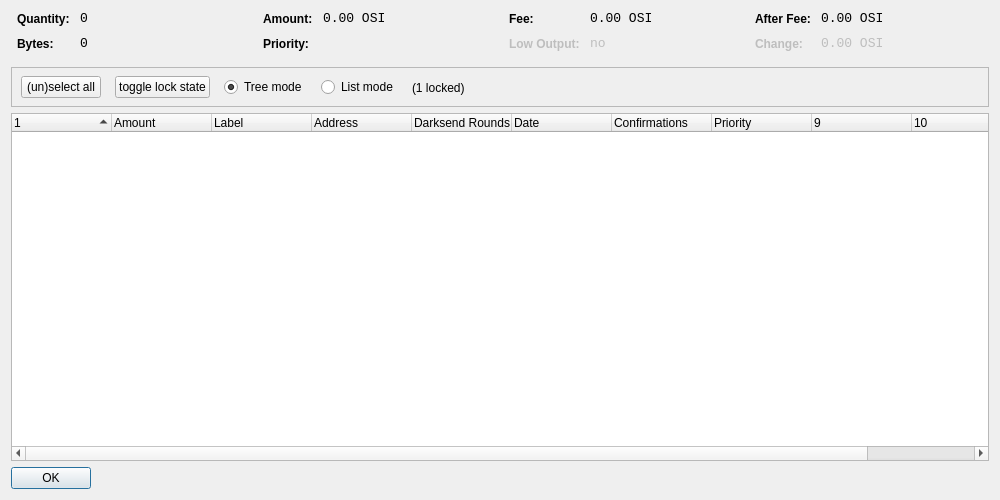
<?xml version="1.0" encoding="UTF-8"?>
<ui version="4.0">
 <class>CoinControlDialog</class>
 <widget class="QDialog" name="CoinControlDialog">
  <property name="geometry">
   <rect>
    <x>0</x>
    <y>0</y>
    <width>1000</width>
    <height>500</height>
   </rect>
  </property>
  <property name="windowTitle">
   <string>Coin Control</string>
  </property>
  <layout class="QVBoxLayout" name="verticalLayout">
   <item>
    <layout class="QHBoxLayout" name="horizontalLayoutTop" stretch="0,0,0,0">
     <property name="topMargin">
      <number>0</number>
     </property>
     <property name="bottomMargin">
      <number>10</number>
     </property>
     <item>
      <layout class="QFormLayout" name="formLayoutCoinControl1">
       <property name="horizontalSpacing">
        <number>10</number>
       </property>
       <property name="verticalSpacing">
        <number>10</number>
       </property>
       <property name="leftMargin">
        <number>6</number>
       </property>
       <property name="rightMargin">
        <number>6</number>
       </property>
       <item row="0" column="0">
        <widget class="QLabel" name="labelCoinControlQuantityText">
         <property name="styleSheet">
          <string notr="true">font-weight:bold;</string>
         </property>
         <property name="text">
          <string>Quantity:</string>
         </property>
        </widget>
       </item>
       <item row="0" column="1">
        <widget class="QLabel" name="labelCoinControlQuantity">
         <property name="font">
          <font>
           <family>Monospace</family>
           <pointsize>10</pointsize>
          </font>
         </property>
         <property name="cursor">
          <cursorShape>IBeamCursor</cursorShape>
         </property>
         <property name="contextMenuPolicy">
          <enum>Qt::ActionsContextMenu</enum>
         </property>
         <property name="text">
          <string notr="true">0</string>
         </property>
         <property name="textInteractionFlags">
          <set>Qt::LinksAccessibleByMouse|Qt::TextSelectableByKeyboard|Qt::TextSelectableByMouse</set>
         </property>
        </widget>
       </item>
       <item row="1" column="0">
        <widget class="QLabel" name="labelCoinControlBytesText">
         <property name="styleSheet">
          <string notr="true">font-weight:bold;</string>
         </property>
         <property name="text">
          <string>Bytes:</string>
         </property>
        </widget>
       </item>
       <item row="1" column="1">
        <widget class="QLabel" name="labelCoinControlBytes">
         <property name="font">
          <font>
           <family>Monospace</family>
           <pointsize>10</pointsize>
          </font>
         </property>
         <property name="cursor">
          <cursorShape>IBeamCursor</cursorShape>
         </property>
         <property name="contextMenuPolicy">
          <enum>Qt::ActionsContextMenu</enum>
         </property>
         <property name="text">
          <string notr="true">0</string>
         </property>
         <property name="textInteractionFlags">
          <set>Qt::LinksAccessibleByMouse|Qt::TextSelectableByKeyboard|Qt::TextSelectableByMouse</set>
         </property>
        </widget>
       </item>
      </layout>
     </item>
     <item>
      <layout class="QFormLayout" name="formLayoutCoinControl2">
       <property name="horizontalSpacing">
        <number>10</number>
       </property>
       <property name="verticalSpacing">
        <number>10</number>
       </property>
       <property name="leftMargin">
        <number>6</number>
       </property>
       <property name="rightMargin">
        <number>6</number>
       </property>
       <item row="0" column="0">
        <widget class="QLabel" name="labelCoinControlAmountText">
         <property name="styleSheet">
          <string notr="true">font-weight:bold;</string>
         </property>
         <property name="text">
          <string>Amount:</string>
         </property>
        </widget>
       </item>
       <item row="0" column="1">
        <widget class="QLabel" name="labelCoinControlAmount">
         <property name="font">
          <font>
           <family>Monospace</family>
           <pointsize>10</pointsize>
          </font>
         </property>
         <property name="cursor">
          <cursorShape>IBeamCursor</cursorShape>
         </property>
         <property name="contextMenuPolicy">
          <enum>Qt::ActionsContextMenu</enum>
         </property>
         <property name="text">
          <string notr="true">0.00 OSI</string>
         </property>
         <property name="textInteractionFlags">
          <set>Qt::LinksAccessibleByMouse|Qt::TextSelectableByKeyboard|Qt::TextSelectableByMouse</set>
         </property>
        </widget>
       </item>
       <item row="1" column="0">
        <widget class="QLabel" name="labelCoinControlPriorityText">
         <property name="styleSheet">
          <string notr="true">font-weight:bold;</string>
         </property>
         <property name="text">
          <string>Priority:</string>
         </property>
        </widget>
       </item>
       <item row="1" column="1">
        <widget class="QLabel" name="labelCoinControlPriority">
         <property name="font">
          <font>
           <family>Monospace</family>
           <pointsize>10</pointsize>
          </font>
         </property>
         <property name="cursor">
          <cursorShape>IBeamCursor</cursorShape>
         </property>
         <property name="contextMenuPolicy">
          <enum>Qt::ActionsContextMenu</enum>
         </property>
         <property name="text">
          <string/>
         </property>
         <property name="textInteractionFlags">
          <set>Qt::LinksAccessibleByMouse|Qt::TextSelectableByKeyboard|Qt::TextSelectableByMouse</set>
         </property>
        </widget>
       </item>
      </layout>
     </item>
     <item>
      <layout class="QFormLayout" name="formLayoutCoinControl3">
       <property name="horizontalSpacing">
        <number>10</number>
       </property>
       <property name="verticalSpacing">
        <number>10</number>
       </property>
       <property name="leftMargin">
        <number>6</number>
       </property>
       <property name="rightMargin">
        <number>6</number>
       </property>
       <item row="0" column="0">
        <widget class="QLabel" name="labelCoinControlFeeText">
         <property name="styleSheet">
          <string notr="true">font-weight:bold;</string>
         </property>
         <property name="text">
          <string>Fee:</string>
         </property>
        </widget>
       </item>
       <item row="0" column="1">
        <widget class="QLabel" name="labelCoinControlFee">
         <property name="font">
          <font>
           <family>Monospace</family>
           <pointsize>10</pointsize>
          </font>
         </property>
         <property name="cursor">
          <cursorShape>IBeamCursor</cursorShape>
         </property>
         <property name="contextMenuPolicy">
          <enum>Qt::ActionsContextMenu</enum>
         </property>
         <property name="text">
          <string notr="true">0.00 OSI</string>
         </property>
         <property name="textInteractionFlags">
          <set>Qt::LinksAccessibleByMouse|Qt::TextSelectableByKeyboard|Qt::TextSelectableByMouse</set>
         </property>
        </widget>
       </item>
       <item row="1" column="0">
        <widget class="QLabel" name="labelCoinControlLowOutputText">
         <property name="enabled">
          <bool>false</bool>
         </property>
         <property name="styleSheet">
          <string notr="true">font-weight:bold;</string>
         </property>
         <property name="text">
          <string>Low Output:</string>
         </property>
        </widget>
       </item>
       <item row="1" column="1">
        <widget class="QLabel" name="labelCoinControlLowOutput">
         <property name="enabled">
          <bool>false</bool>
         </property>
         <property name="font">
          <font>
           <family>Monospace</family>
           <pointsize>10</pointsize>
          </font>
         </property>
         <property name="cursor">
          <cursorShape>IBeamCursor</cursorShape>
         </property>
         <property name="contextMenuPolicy">
          <enum>Qt::ActionsContextMenu</enum>
         </property>
         <property name="text">
          <string notr="true">no</string>
         </property>
         <property name="textInteractionFlags">
          <set>Qt::LinksAccessibleByMouse|Qt::TextSelectableByKeyboard|Qt::TextSelectableByMouse</set>
         </property>
        </widget>
       </item>
      </layout>
     </item>
     <item>
      <layout class="QFormLayout" name="formLayoutCoinControl4">
       <property name="horizontalSpacing">
        <number>10</number>
       </property>
       <property name="verticalSpacing">
        <number>10</number>
       </property>
       <property name="leftMargin">
        <number>6</number>
       </property>
       <property name="rightMargin">
        <number>6</number>
       </property>
       <item row="0" column="0">
        <widget class="QLabel" name="labelCoinControlAfterFeeText">
         <property name="styleSheet">
          <string notr="true">font-weight:bold;</string>
         </property>
         <property name="text">
          <string>After Fee:</string>
         </property>
        </widget>
       </item>
       <item row="0" column="1">
        <widget class="QLabel" name="labelCoinControlAfterFee">
         <property name="font">
          <font>
           <family>Monospace</family>
           <pointsize>10</pointsize>
          </font>
         </property>
         <property name="cursor">
          <cursorShape>IBeamCursor</cursorShape>
         </property>
         <property name="contextMenuPolicy">
          <enum>Qt::ActionsContextMenu</enum>
         </property>
         <property name="text">
          <string notr="true">0.00 OSI</string>
         </property>
         <property name="textInteractionFlags">
          <set>Qt::LinksAccessibleByMouse|Qt::TextSelectableByKeyboard|Qt::TextSelectableByMouse</set>
         </property>
        </widget>
       </item>
       <item row="1" column="0">
        <widget class="QLabel" name="labelCoinControlChangeText">
         <property name="enabled">
          <bool>false</bool>
         </property>
         <property name="styleSheet">
          <string notr="true">font-weight:bold;</string>
         </property>
         <property name="text">
          <string>Change:</string>
         </property>
        </widget>
       </item>
       <item row="1" column="1">
        <widget class="QLabel" name="labelCoinControlChange">
         <property name="enabled">
          <bool>false</bool>
         </property>
         <property name="font">
          <font>
           <family>Monospace</family>
           <pointsize>10</pointsize>
          </font>
         </property>
         <property name="cursor">
          <cursorShape>IBeamCursor</cursorShape>
         </property>
         <property name="contextMenuPolicy">
          <enum>Qt::ActionsContextMenu</enum>
         </property>
         <property name="text">
          <string notr="true">0.00 OSI</string>
         </property>
         <property name="textInteractionFlags">
          <set>Qt::LinksAccessibleByMouse|Qt::TextSelectableByKeyboard|Qt::TextSelectableByMouse</set>
         </property>
        </widget>
       </item>
      </layout>
     </item>
    </layout>
   </item>
   <item>
    <widget class="QFrame" name="frame">
     <property name="minimumSize">
      <size>
       <width>0</width>
       <height>40</height>
      </size>
     </property>
     <property name="frameShape">
      <enum>QFrame::StyledPanel</enum>
     </property>
     <property name="frameShadow">
      <enum>QFrame::Sunken</enum>
     </property>
     <widget class="QWidget" name="horizontalLayoutWidget">
      <property name="geometry">
       <rect>
        <x>10</x>
        <y>0</y>
        <width>781</width>
        <height>41</height>
       </rect>
      </property>
      <layout class="QHBoxLayout" name="horizontalLayoutPanel" stretch="0,0,0,0,0">
       <property name="spacing">
        <number>14</number>
       </property>
       <item>
        <widget class="QPushButton" name="pushButtonSelectAll">
         <property name="sizePolicy">
          <sizepolicy hsizetype="Maximum" vsizetype="Fixed">
           <horstretch>0</horstretch>
           <verstretch>0</verstretch>
          </sizepolicy>
         </property>
         <property name="text">
          <string>(un)select all</string>
         </property>
        </widget>
       </item>
        <item>
         <widget class="QPushButton" name="pushButtonToggleLock">
          <property name="sizePolicy">
           <sizepolicy hsizetype="Maximum" vsizetype="Fixed">
            <horstretch>0</horstretch>
            <verstretch>0</verstretch>
           </sizepolicy>
          </property>
          <property name="text">
           <string>toggle lock state</string>
          </property>
          <property name="autoDefault">
           <bool>false</bool>
          </property>
         </widget>
        </item>
       <item>
        <widget class="QRadioButton" name="radioTreeMode">
         <property name="sizePolicy">
          <sizepolicy hsizetype="Maximum" vsizetype="Fixed">
           <horstretch>0</horstretch>
           <verstretch>0</verstretch>
          </sizepolicy>
         </property>
         <property name="text">
          <string>Tree mode</string>
         </property>
         <property name="checked">
          <bool>true</bool>
         </property>
        </widget>
       </item>
       <item>
        <widget class="QRadioButton" name="radioListMode">
         <property name="sizePolicy">
          <sizepolicy hsizetype="Maximum" vsizetype="Fixed">
           <horstretch>0</horstretch>
           <verstretch>0</verstretch>
          </sizepolicy>
         </property>
         <property name="text">
          <string>List mode</string>
         </property>
        </widget>
       </item>
        <item>
         <widget class="QLabel" name="labelLocked">
          <property name="text">
           <string>(1 locked)</string>
          </property>
         </widget>
        </item>
       <item>
        <spacer name="horizontalSpacer">
         <property name="orientation">
          <enum>Qt::Horizontal</enum>
         </property>
         <property name="sizeHint" stdset="0">
          <size>
           <width>40</width>
           <height>20</height>
          </size>
         </property>
        </spacer>
       </item>
      </layout>
     </widget>
    </widget>
   </item>
   <item>
    <widget class="CoinControlTreeWidget" name="treeWidget">
     <property name="contextMenuPolicy">
      <enum>Qt::CustomContextMenu</enum>
     </property>
     <property name="sortingEnabled">
      <bool>false</bool>
     </property>
     <property name="columnCount">
      <number>11</number>
     </property>
     <attribute name="headerShowSortIndicator" stdset="0">
      <bool>true</bool>
     </attribute>
     <attribute name="headerStretchLastSection">
      <bool>false</bool>
     </attribute>
     <column>
      <property name="text">
       <string/>
      </property>
     </column>
     <column>
      <property name="text">
       <string>Amount</string>
      </property>
     </column>
     <column>
      <property name="text">
       <string>Label</string>
      </property>
     </column>
     <column>
      <property name="text">
       <string>Address</string>
      </property>
     </column>
     <column>
      <property name="text">
       <string>Darksend Rounds</string>
      </property>
    </column>
     <column>
      <property name="text">
       <string>Date</string>
      </property>
     </column>
     <column>
      <property name="text">
       <string>Confirmations</string>
      </property>
      <property name="toolTip">
       <string>Confirmed</string>
      </property>
     </column>
     <column>
      <property name="text">
       <string>Priority</string>
      </property>
     </column>
     <column>
      <property name="text">
       <string/>
      </property>
     </column>
     <column>
      <property name="text">
       <string/>
      </property>
     </column>
     <column>
      <property name="text">
       <string/>
      </property>
     </column>
     <column>
      <property name="text">
       <string/>
      </property>
     </column>
    </widget>
   </item>
   <item>
    <widget class="QDialogButtonBox" name="buttonBox">
     <property name="sizePolicy">
      <sizepolicy hsizetype="Maximum" vsizetype="Fixed">
       <horstretch>0</horstretch>
       <verstretch>0</verstretch>
      </sizepolicy>
     </property>
     <property name="orientation">
      <enum>Qt::Horizontal</enum>
     </property>
     <property name="standardButtons">
      <set>QDialogButtonBox::Ok</set>
     </property>
    </widget>
   </item>
  </layout>
 </widget>
 <customwidgets>
  <customwidget>
   <class>CoinControlTreeWidget</class>
   <extends>QTreeWidget</extends>
   <header>coincontroltreewidget.h</header>
  </customwidget>
 </customwidgets>
 <resources/>
 <connections/>
</ui>
